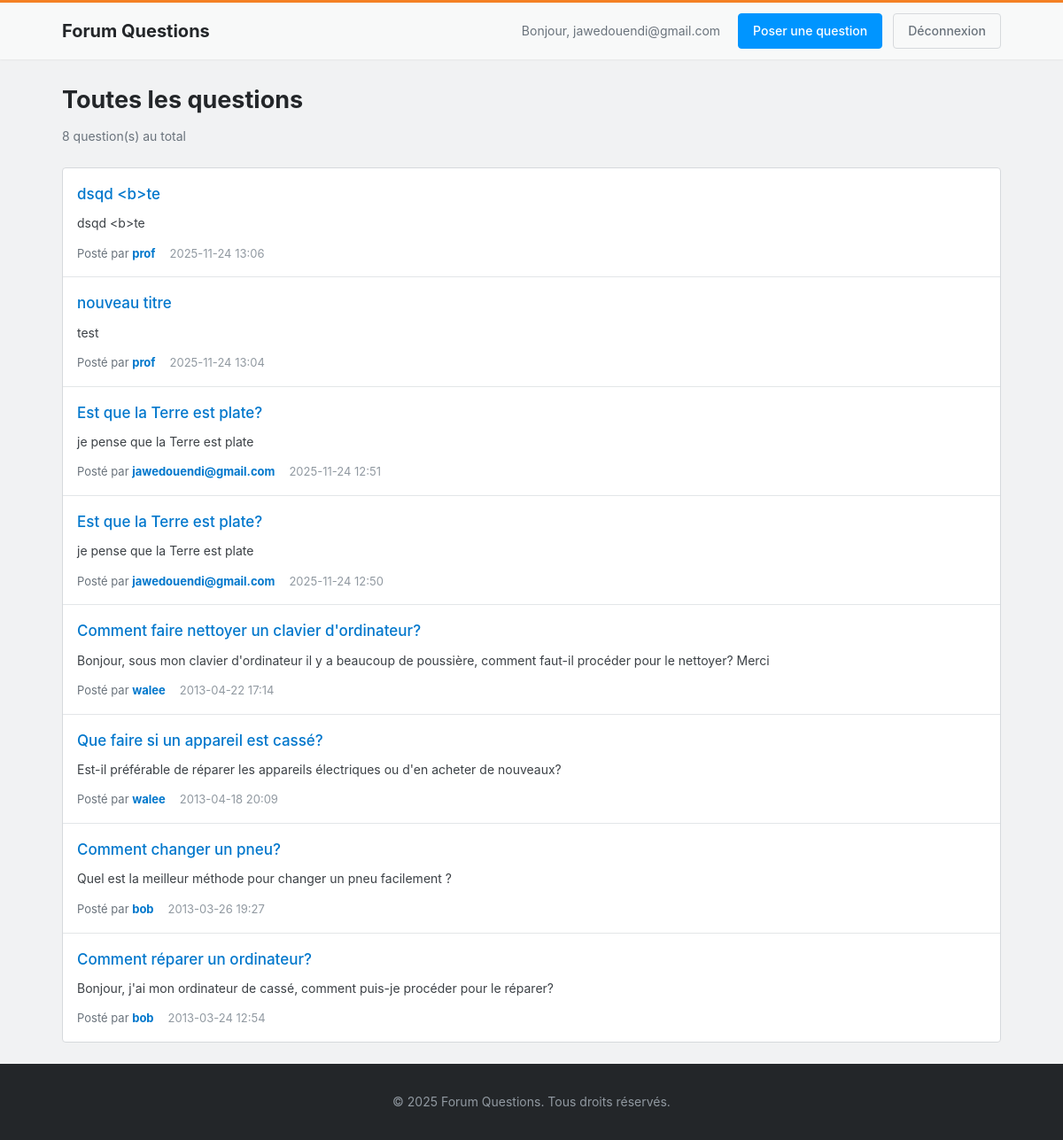
Screenshot of /Fichier/index.php (signed in) with the database file from the repository.
### tables this page shows
CREATE TABLE `question` (
  `q_id` int(11) NOT NULL,
  `q_date_ajout` varchar(50) DEFAULT NULL,
  `q_titre` varchar(50) DEFAULT NULL,
  `q_contenu` varchar(150) DEFAULT NULL,
  `user_id` int(11) DEFAULT NULL
);

CREATE TABLE `utilisateur` (
  `user_id` int(11) NOT NULL,
  `login` varchar(50) DEFAULT NULL,
  `password` varchar(255) DEFAULT NULL,
  `date_naissance` date DEFAULT NULL
);

### Fichier/config.php (called while the page is built, shortened)
<?php
function isLoggedIn() {
    return isset($_SESSION['user_id']);
}
function getUserLogin() {
    return $_SESSION['user_login'] ?? null;
}
?>

### Fichier/index.php (the view, shortened to what this page needs)
<?php
require_once 'config.php';
$stmt = $pdo->query("
    SELECT q.*, u.login
    FROM question q
    LEFT JOIN utilisateur u ON q.user_id = u.user_id
    ORDER BY q.q_id DESC
");
$questions = $stmt->fetchAll();
?>
<!DOCTYPE html>
<html lang="fr">
<head>
    <link rel="stylesheet" href="css/style.css">
</head>
<body>
    <header class="header">
        <div class="container">
            <div class="header-content">
                <h1 class="logo">Forum Questions</h1>
                <nav class="nav">
                    <?php if (isLoggedIn()): ?>
                        <span class="user-info">Bonjour, <?php echo htmlspecialchars(getUserLogin()); ?></span>
                        <a href="poster_question.php" class="btn btn-primary">Poser une question</a>
                        <a href="logout.php" class="btn btn-secondary">Déconnexion</a>
                    <?php else: ?>
                        <a href="login.php" class="btn btn-secondary">Connexion</a>
                        <a href="register.php" class="btn btn-primary">Inscription</a>
                    <?php endif; ?>
                </nav>
            </div>
        </div>
    </header>
    <main class="container main-content">
        <div class="page-header">
            <h2>Toutes les questions</h2>
            <p class="subtitle"><?php echo count($questions); ?> question(s) au total</p>
        </div>
        <div class="questions-list">
            <?php if (empty($questions)): ?>
                <div class="empty-state">
                    <p>Aucune question pour le moment.</p>
                    <?php if (isLoggedIn()): ?>
                        <a href="poster_question.php" class="btn btn-primary">Poser la première question</a>
                    <?php else: ?>
                        <p><a href="login.php">Connectez-vous</a> pour poser une question.</p>
                    <?php endif; ?>
                </div>
            <?php else: ?>
                <?php foreach ($questions as $question): ?>
                    <div class="question-card">
                        <div class="question-header">
                            <h3 class="question-title">
                                <a href="question.php?id=<?php echo $question['q_id']; ?>">
                                    <?php echo htmlspecialchars($question['q_titre']); ?>
                                </a>
                            </h3>
                        </div>
                        <div class="question-body">
                            <p><?php echo htmlspecialchars($question['q_contenu']); ?></p>
                        </div>
                        <div class="question-footer">
                            <span class="author">Posté par <strong><?php echo htmlspecialchars($question['login']); ?></strong></span>
                            <span class="date"><?php echo htmlspecialchars($question['q_date_ajout']); ?></span>
                        </div>
                    </div>
                <?php endforeach; ?>
            <?php endif; ?>
        </div>
    </main>
    <footer class="footer">
        <div class="container">
            <p>&copy; 2025 Forum Questions. Tous droits réservés.</p>
        </div>
    </footer>
</body>
</html>

### Fichier/css/style.css (style rules this page uses)
* { margin: 0; padding: 0; box-sizing: border-box; }
body { font-family: -apple-system, BlinkMacSystemFont, "Segoe UI", Arial, sans-serif; line-height: 1.6; color: #232629; background-color: #f1f2f3; min-height: 100vh; display: flex; flex-direction: column; }
a { color: #0077cc; text-decoration: none; }
.container { max-width: 1100px; margin: 0 auto; padding: 0 20px; width: 100%; }
.header { background-color: #f8f9f9; border-top: 3px solid #f48024; box-shadow: 0 1px 2px rgba(0,0,0,0.05); position: sticky; top: 0; z-index: 100; }
.header-content { display: flex; justify-content: space-between; align-items: center; padding: 12px 0; }
.logo { font-size: 20px; font-weight: 700; color: #232629; }
.nav { display: flex; align-items: center; gap: 12px; }
.user-info { color: #6a737c; font-size: 14px; margin-right: 8px; }
.btn { display: inline-block; padding: 8px 16px; border-radius: 4px; font-size: 14px; font-weight: 500; cursor: pointer; border: 1px solid transparent; transition: all 0.2s; text-align: center; }
.btn-primary { background-color: #0095ff; color: white; border-color: #0095ff; }
.btn-secondary { background-color: transparent; color: #6a737c; border-color: #d6d9dc; }
.main-content { flex: 1; padding: 24px 20px; }
.page-header { margin-bottom: 24px; }
.page-header h2 { font-size: 27px; margin-bottom: 8px; color: #232629; }
.subtitle { color: #6a737c; font-size: 14px; }
.questions-list { background-color: white; border: 1px solid #d6d9dc; border-radius: 4px; }
.question-card { padding: 16px; border-bottom: 1px solid #e3e6e8; }
.question-card:last-child { border-bottom: none; }
.question-title { font-size: 17px; font-weight: 500; margin-bottom: 8px; }
.question-title a { color: #0077cc; }
.question-body { color: #3c4146; font-size: 14px; margin-bottom: 12px; }
.question-footer { display: flex; align-items: center; gap: 16px; font-size: 13px; color: #6a737c; }
.author strong { color: #0077cc; }
.date { color: #9199a1; }
.footer { background-color: #232629; color: #9199a1; padding: 32px 0; margin-top: auto; text-align: center; font-size: 14px; }

### rows the page displays
question: q_titre "dsqd <b>te", q_contenu "dsqd <b>te", user.login "prof", q_date_ajout "2025-11-24 13:06"
question: q_titre "nouveau titre", q_contenu "test", user.login "prof", q_date_ajout "2025-11-24 13:04"
question: q_titre "Est que la Terre est plate?", q_contenu "je pense que la Terre est plate", user.login "jawedouendi@gmail.com", q_date_ajout "2025-11-24 12:51"
question: q_titre "Est que la Terre est plate?", q_contenu "je pense que la Terre est plate", user.login "jawedouendi@gmail.com", q_date_ajout "2025-11-24 12:50"
question: q_titre "Comment faire nettoyer un clavier d'ordinateur?", q_contenu "Bonjour, sous mon clavier d'ordinateur il y a beaucoup de poussière, comment faut-il procéder pour le nettoyer? Merci", user.login "walee", q_date_ajout "2013-04-22 17:14"
question: q_titre "Que faire si un appareil est cassé?", q_contenu "Est-il préférable de réparer les appareils électriques ou d'en acheter de nouveaux?", user.login "walee", q_date_ajout "2013-04-18 20:09"
question: q_titre "Comment changer un pneu?", q_contenu "Quel est la meilleur méthode pour changer un pneu facilement ?", user.login "bob", q_date_ajout "2013-03-26 19:27"
question: q_titre "Comment réparer un ordinateur?", q_contenu "Bonjour, j'ai mon ordinateur de cassé, comment puis-je procéder pour le réparer?", user.login "bob", q_date_ajout "2013-03-24 12:54"

### other values shown
getUserLogin() "jawedouendi@gmail.com"
count($questions) "8"
